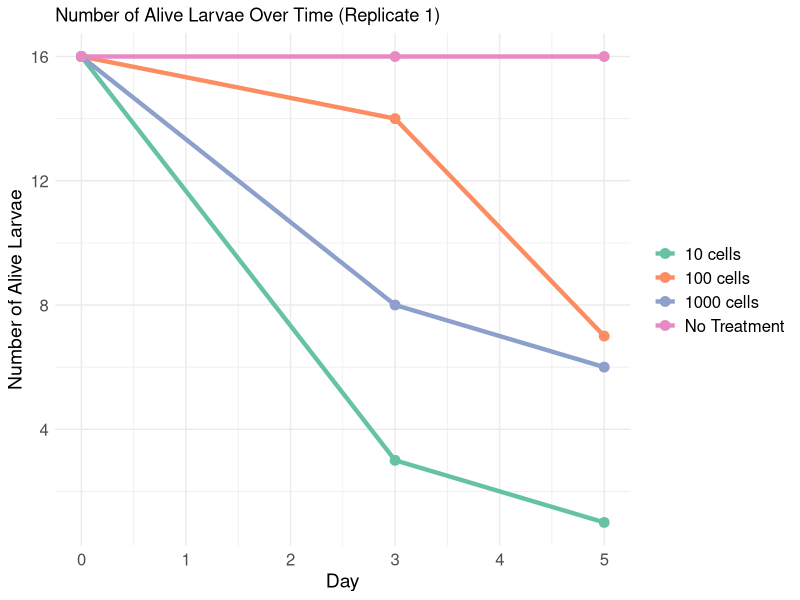
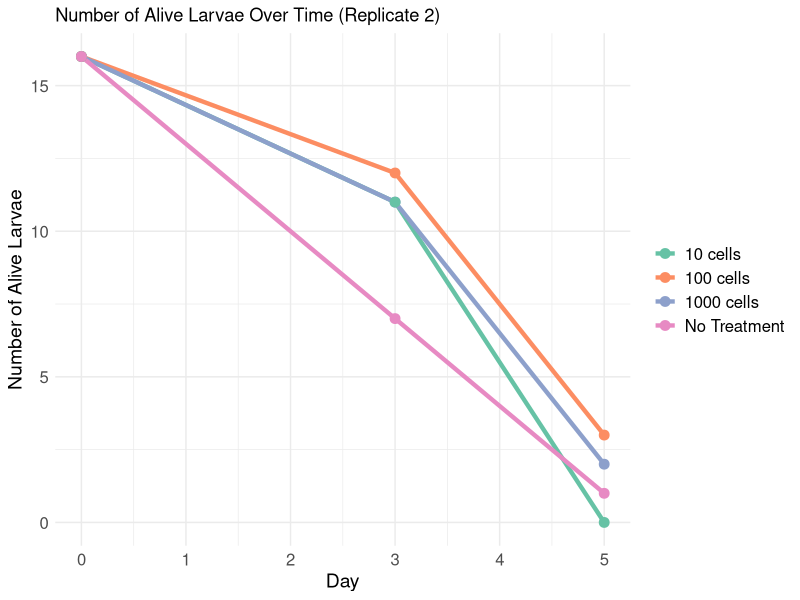
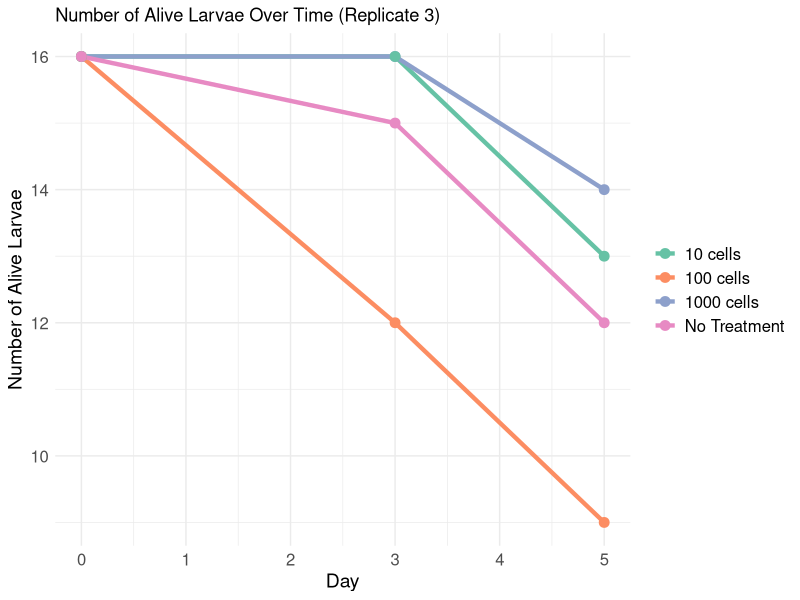
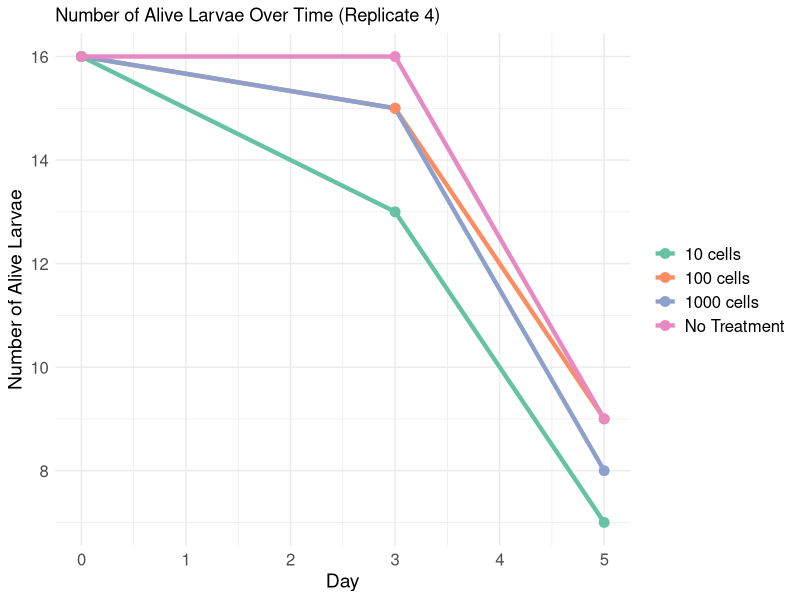
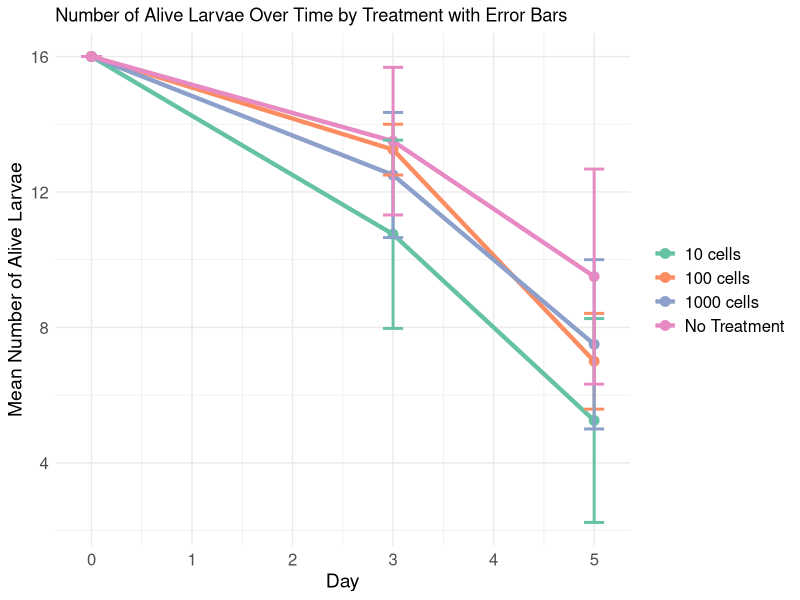
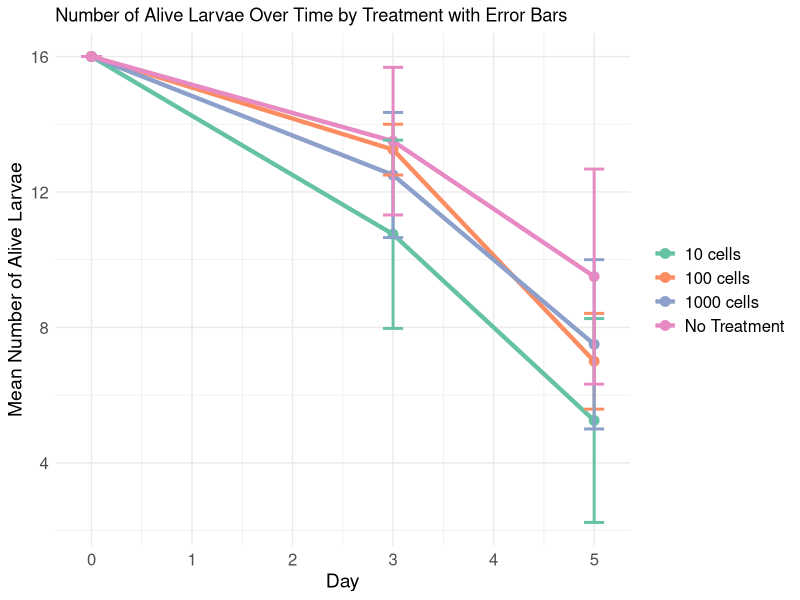

Write the R code that produced these figures, in order.
## ---- chunk 1
# Install necessary packages
#install.packages("readxl")
#install.packages("dplyr")
#install.packages("ggplot2")
#install.packages("RColorBrewer")

## ---- chunk 2
# Load libraries
library(readxl)
library(dplyr)
library(ggplot2)
library(RColorBrewer)
## ---- chunk 3
# Read data from each sheet & add a replicate column
rep1 <- read_excel("larvae_ncimb_lacto.xlsx", sheet = "replicate_1") %>% mutate(replicate = "Replicate 1")
rep2 <- read_excel("larvae_ncimb_lacto.xlsx", sheet = "replicate_2") %>% mutate(replicate = "Replicate 2")
rep3 <- read_excel("larvae_ncimb_lacto.xlsx", sheet = "replicate_3") %>% mutate(replicate = "Replicate 3")
rep4 <- read_excel("larvae_ncimb_lacto.xlsx", sheet = "replicate_4") %>% mutate(replicate = "Replicate 4")
## ---- chunk 4
# Combine data into one dataframe
combined_data <- bind_rows(rep1, rep2, rep3, rep4)

# Convert treatment labels to upper case - because I can't be consistent when generating files
combined_data <- combined_data %>% mutate(treatment = toupper(treatment))
## ---- chunk 5
# Individual replicates plots
palette <- brewer.pal(n = 4, name = "Set2")
replicates <- unique(combined_data$replicate)

for (rep in replicates) {
  replicate_data <- combined_data %>% filter(replicate == rep)
  
  p <- ggplot(replicate_data, aes(x = day, y = alive_count, color = treatment, group = treatment)) +
    geom_line(size = 1.5) +  # Thicker lines
    geom_point(size = 3) +  # Larger points
    labs(title = paste("Number of Alive Larvae Over Time (", rep, ")", sep = ""),
         x = "Day",
         y = "Number of Alive Larvae") +
    scale_color_manual(
      values = palette,
      labels = c("1000" = "1000 cells", "100" = "100 cells", "10" = "10 cells", "NT" = "No Treatment")
    ) +
    theme_minimal() +
    theme(
      legend.title = element_blank(), 
      legend.text = element_text(size = 12), # Larger legend text
      axis.text = element_text(size = 12), # Larger axis text
      axis.title = element_text(size = 14), # Larger axis titles
      plot.background = element_rect(fill = "white", color = NA),  # Ensure white background
      panel.background = element_rect(fill = "white", color = NA)  # Ensure white background
    )
  
  # View the plot
  print(p)
}

## ---- chunk 6
# Summarize data: calculate mean and standard error for alive larvae by treatment and day
summary_data <- combined_data %>%
  group_by(treatment, day) %>%
  summarize(
    mean_alive_count = mean(alive_count, na.rm = TRUE),
    se_alive_count = sd(alive_count, na.rm = TRUE) / sqrt(n())
  )

# Combined plot with error bars
combined_plot <- ggplot(summary_data, aes(x = day, y = mean_alive_count, color = treatment, group = treatment)) +
  geom_line(size = 1.5) +  # Thicker lines
  geom_point(size = 3) +  # Larger points
  geom_errorbar(aes(ymin = mean_alive_count - se_alive_count, ymax = mean_alive_count + se_alive_count), width = 0.2, size = 1) + # Thicker error bars
  labs(title = "Number of Alive Larvae Over Time by Treatment with Error Bars",
       x = "Day",
       y = "Mean Number of Alive Larvae") +
  scale_color_manual(
    values = palette,
    labels = c("1000" = "1000 cells", "100" = "100 cells", "10" = "10 cells", "NT" = "No Treatment")
  ) +
  theme_minimal() +
  theme(
    legend.title = element_blank(), 
    legend.text = element_text(size = 12), # Larger legend text
    axis.text = element_text(size = 12), # Larger axis text
    axis.title = element_text(size = 14), # Larger axis titles
    plot.background = element_rect(fill = "white", color = NA),  # Ensure white background
    panel.background = element_rect(fill = "white", color = NA)  # Ensure white background
  )

# View the plot
print(combined_plot)
ggsave("combined_plot.png", plot = combined_plot, width = 8, height = 6, bg = "white")
